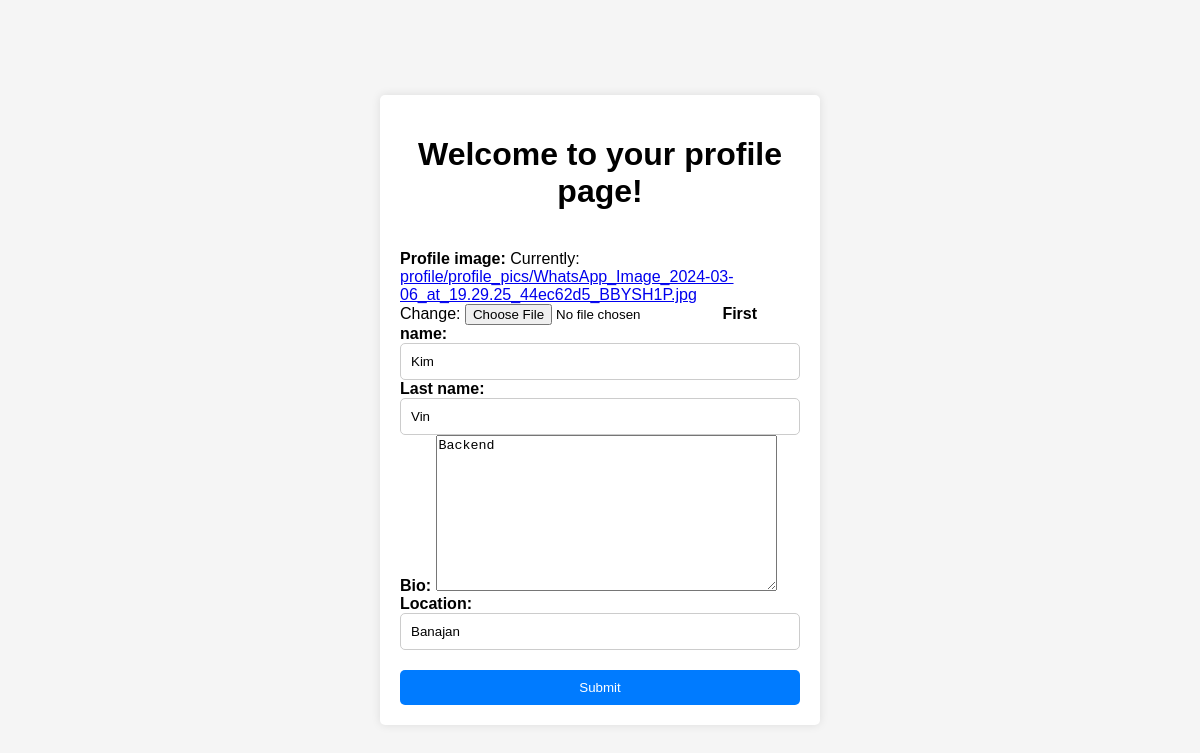
/account/profile/ (signed in), run on an earlier commit of the app's database.
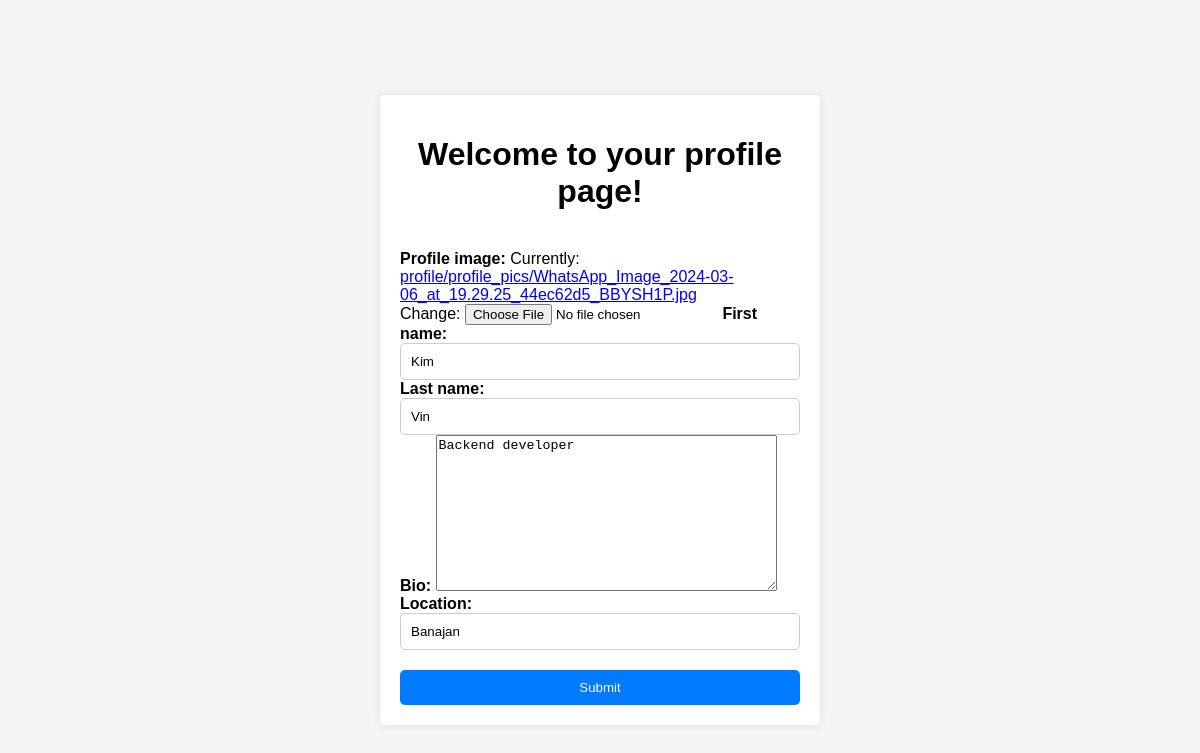
And on a later commit of the database.
### account/models.py (models this page shows, shortened)
class Profile(models.Model):
    user = models.OneToOneField(User, on_delete=models.CASCADE)
    profile_image = models.ImageField(default='default.jpg', upload_to='profile/profile_pics')
    first_name = models.CharField(max_length=20, blank=True)
    last_name = models.CharField(max_length=20, blank=True)
    bio = models.TextField(max_length=500, blank=True)
    location = models.CharField(max_length=100, blank=True)

### account/views.py (the view)
# urls.py: path('profile/', views.profile, name='profile'),
def profile(request):
    form = ProfileForm()
    if request.method == 'POST':
        form = ProfileForm(request.POST, request.FILES, instance=request.user.profile)
        if form.is_valid():
            form.save()
            return redirect('home')
        else:
            return HttpResponse('Invalid form')
    else:
        form = ProfileForm(
            instance=request.user.profile
        )
    return render(request, 'profile.html', {'form': form})

### account/forms.py
class ProfileForm(forms.ModelForm):
    class Meta:
        model = Profile
        fields = [
            'profile_image',
            'first_name',
            'last_name',
            'bio',
            'location'
        ]

### templates/profile.html (shortened to what this page needs)
<!DOCTYPE html>
<html lang="en">
<head>
</head>
<body>
    <div class="container">
        <h1>Welcome to your profile page!</h1>
        <form action="{% url 'profile' %}" enctype="multipart/form-data" method="POST">
            <div class="form-group" style="margin-top: 20px;">
                {{form.as_table}}
            </div>
            <button type="submit">Submit</button>
        </form>
    </div>
</body>
</html>

What changed in the data, as far as the page shows it:
changed Profile "Kim": bio "Backend" → "Backend developer"
